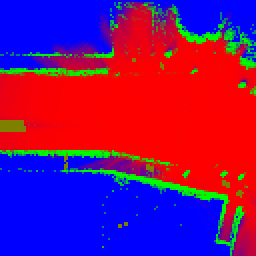
#> input picture imgs/07_deep_ism_exp/radar_dyn_encoding/scene0085/ilmMapPatch/ilmMapPatch__1533151605047405.png, 128 x 128 px, found by its file name (shown 2 times larger); its folder holds only this picture in this run
$ python buildDiscGt.py
#> lines starting #> are read from the running program, lines starting #| are printed output that depends on the picture; after the words box and inside, x2 and y2 are one past the last pixel; in counts of white or black regions, pixels touching at a corner belong together
import numpy as np
import os
import os.path as osp
from PIL import Image
from tqdm import tqdm
import multiprocessing as mp


#===========================#
def main(fileName):
    # load gt image
#> called with fileName = 'ilmMapPatch__1533151605047405.png'
    gtImg = np.asarray(Image.open(LOG_DIR+gtFolder+fileName))
#> gtImg is the input picture: shape (128, 128, 3); mean R, G, B 120.7, 18.2, 115.3

    # define pixel labels
    pxLabels = np.argmax(gtImg, axis=2)
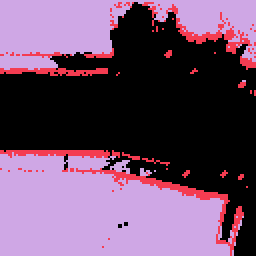
#> pxLabels: shape (128, 128) int64 (shown 2 times larger); 3 distinct labels, from 0 to 2; one colour per label, 0 black
    dyLabels = np.logical_and(gtImg[...,0]>120, gtImg[...,1]>120)
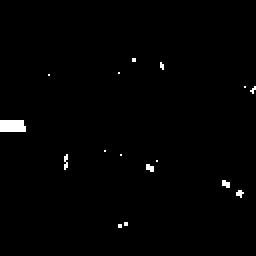
#> dyLabels: shape (128, 128) bool (shown 2 times larger); 0.92% white; 16 white regions (15 under 20 px), largest, box (x1, y1, x2, y2) and area: (0, 60, 13, 66) 75

    # define discretized ground truth
    gtImg_disc = np.zeros_like(gtImg, dtype=np.uint8)
    gtImg_disc[pxLabels==0,0] = 255
    gtImg_disc[pxLabels==1,1] = 255
    gtImg_disc[pxLabels==2,2] = 255
    gtImg_disc[dyLabels,0] = 127
    gtImg_disc[dyLabels,1] = 127
    gtImg_disc[dyLabels,2] = 0

    # store discretized gt image
    gtImg_disc = Image.fromarray(gtImg_disc)
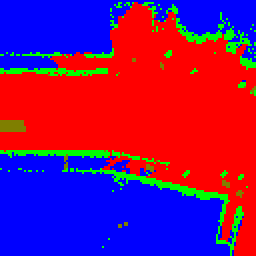
#> gtImg_disc: PIL image 128x128 RGB (shown 2 times larger); mean R, G, B 124.7, 19, 111.3
    gtImg_disc.save(LOG_DIR+discGtFolder+"ilmMapPatchDisc"+fileName[len("ilmMapPatch"):])


#=========================================================================================================================================#
LOG_DIR = "../_DATASETS_/occMapDataset/val/"
gtFolder = "ilmMapPatch/"
discGtFolder = "ilmMapPatchDisc/"
os.makedirs(LOG_DIR+discGtFolder,exist_ok = True)

# get all folders in the log dir
fileNames = [fileName for fileName in os.listdir(LOG_DIR+gtFolder) if fileName.endswith(".png")]

# process all log files in parallel
pool = mp.Pool(mp.cpu_count())
pool.map(main, fileNames)
pool.close()
pool.join()
